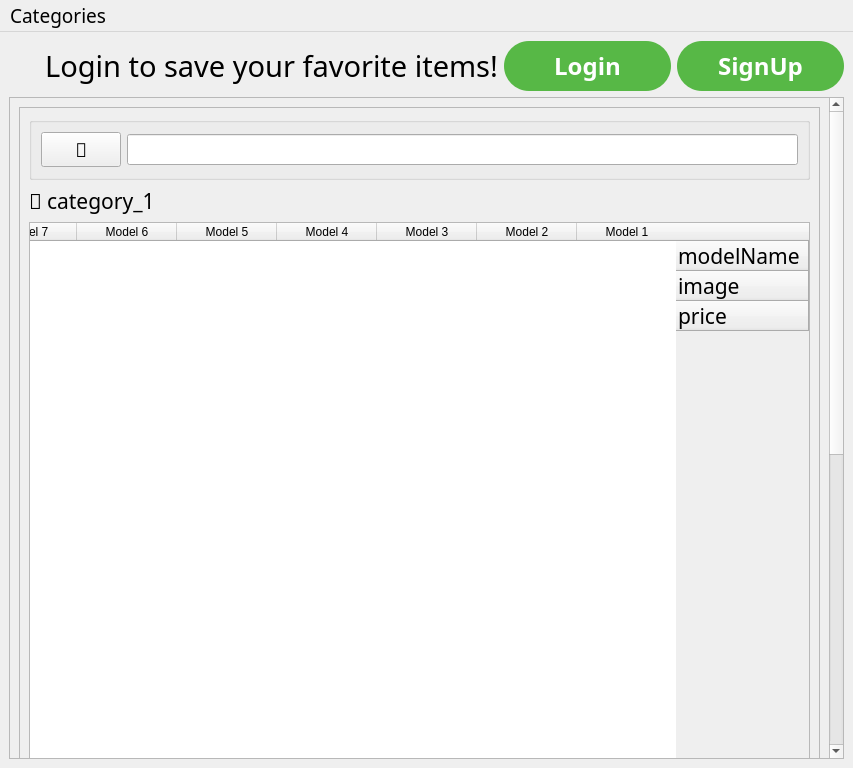
<?xml version="1.0" encoding="UTF-8"?>
<ui version="4.0">
 <class>MainWindow</class>
 <widget class="QMainWindow" name="MainWindow">
  <property name="geometry">
   <rect>
    <x>0</x>
    <y>0</y>
    <width>853</width>
    <height>768</height>
   </rect>
  </property>
  <property name="font">
   <font>
    <family>Josefin Slab</family>
    <pointsize>14</pointsize>
   </font>
  </property>
  <property name="windowTitle">
   <string>MainWindow</string>
  </property>
  <property name="windowIcon">
   <iconset>
    <normaloff>resources/shalqam.png</normaloff>resources/shalqam.png</iconset>
  </property>
  <property name="styleSheet">
   <string notr="true"/>
  </property>
  <widget class="QWidget" name="centralwidget">
   <property name="styleSheet">
    <string notr="true"/>
   </property>
   <layout class="QVBoxLayout" name="verticalLayout">
    <item>
     <layout class="QHBoxLayout" name="horizontalLayout_2">
      <item>
       <widget class="QLabel" name="shalqam_label">
        <property name="sizePolicy">
         <sizepolicy hsizetype="Preferred" vsizetype="Preferred">
          <horstretch>0</horstretch>
          <verstretch>0</verstretch>
         </sizepolicy>
        </property>
        <property name="maximumSize">
         <size>
          <width>30</width>
          <height>30</height>
         </size>
        </property>
        <property name="text">
         <string/>
        </property>
        <property name="pixmap">
         <pixmap>resources/shalqam.png</pixmap>
        </property>
        <property name="scaledContents">
         <bool>true</bool>
        </property>
       </widget>
      </item>
      <item>
       <widget class="QPushButton" name="loginMessage_pushButton">
        <property name="font">
         <font>
          <family>Josefin Slab</family>
          <pointsize>22</pointsize>
         </font>
        </property>
        <property name="styleSheet">
         <string notr="true">QPushButton{
	border-radius: 0px;
  	border-style: none;
}</string>
        </property>
        <property name="text">
         <string>Login to save your favorite items!</string>
        </property>
       </widget>
      </item>
      <item>
       <widget class="QPushButton" name="login_pushButton">
        <property name="font">
         <font>
          <family>Josefin Slab</family>
          <pointsize>18</pointsize>
          <weight>75</weight>
          <bold>true</bold>
         </font>
        </property>
        <property name="styleSheet">
         <string notr="true">QPushButton{
    padding: 0 20px;
    width: 100%;
    height: 50px;
    background-color: #57b846;
    border-radius: 25px;
    color: #fff;
    line-height: 1.2;
}
</string>
        </property>
        <property name="text">
         <string>Login</string>
        </property>
       </widget>
      </item>
      <item>
       <widget class="QPushButton" name="signup_pushButton">
        <property name="font">
         <font>
          <family>Josefin Slab</family>
          <pointsize>18</pointsize>
          <weight>75</weight>
          <bold>true</bold>
         </font>
        </property>
        <property name="styleSheet">
         <string notr="true">QPushButton{
    padding: 0 20px;
    width: 100%;
    height: 50px;
    background-color: #57b846;
    border-radius: 25px;
    color: #fff;
    line-height: 1.2;
}
</string>
        </property>
        <property name="text">
         <string>SignUp</string>
        </property>
       </widget>
      </item>
     </layout>
    </item>
    <item>
     <widget class="QScrollArea" name="scrollArea">
      <property name="font">
       <font>
        <family>Josefin Slab</family>
        <pointsize>16</pointsize>
       </font>
      </property>
      <property name="styleSheet">
       <string notr="true"/>
      </property>
      <property name="widgetResizable">
       <bool>true</bool>
      </property>
      <widget class="QWidget" name="scrollAreaWidgetContents">
       <property name="geometry">
        <rect>
         <x>0</x>
         <y>0</y>
         <width>816</width>
         <height>1218</height>
        </rect>
       </property>
       <property name="styleSheet">
        <string notr="true"/>
       </property>
       <layout class="QVBoxLayout" name="verticalLayout_2">
        <item>
         <widget class="QFrame" name="frame">
          <property name="minimumSize">
           <size>
            <width>0</width>
            <height>1200</height>
           </size>
          </property>
          <property name="styleSheet">
           <string notr="true"/>
          </property>
          <property name="frameShape">
           <enum>QFrame::StyledPanel</enum>
          </property>
          <property name="frameShadow">
           <enum>QFrame::Raised</enum>
          </property>
          <layout class="QVBoxLayout" name="verticalLayout_3">
           <item>
            <widget class="QGroupBox" name="groupBox">
             <property name="styleSheet">
              <string notr="true"/>
             </property>
             <property name="title">
              <string/>
             </property>
             <layout class="QVBoxLayout" name="verticalLayout_4">
              <item>
               <layout class="QHBoxLayout" name="horizontalLayout">
                <item>
                 <widget class="QPushButton" name="search_pushButton">
                  <property name="font">
                   <font>
                    <family>HoloLens MDL2 Assets</family>
                    <pointsize>14</pointsize>
                    <weight>75</weight>
                    <bold>true</bold>
                   </font>
                  </property>
                  <property name="styleSheet">
                   <string notr="true"/>
                  </property>
                  <property name="text">
                   <string></string>
                  </property>
                 </widget>
                </item>
                <item>
                 <widget class="QLineEdit" name="search_lineEdit">
                  <property name="font">
                   <font>
                    <family>MS Shell Dlg 2</family>
                    <pointsize>14</pointsize>
                   </font>
                  </property>
                  <property name="styleSheet">
                   <string notr="true"/>
                  </property>
                 </widget>
                </item>
               </layout>
              </item>
             </layout>
            </widget>
           </item>
           <item>
            <widget class="QLabel" name="category_1_label">
             <property name="font">
              <font>
               <family>HoloLens MDL2 Assets</family>
               <pointsize>16</pointsize>
              </font>
             </property>
             <property name="layoutDirection">
              <enum>Qt::LeftToRight</enum>
             </property>
             <property name="autoFillBackground">
              <bool>false</bool>
             </property>
             <property name="text">
              <string> category_1</string>
             </property>
            </widget>
           </item>
           <item>
            <widget class="QTableWidget" name="category_1_tableWidget">
             <property name="layoutDirection">
              <enum>Qt::RightToLeft</enum>
             </property>
             <property name="verticalScrollBarPolicy">
              <enum>Qt::ScrollBarAlwaysOff</enum>
             </property>
             <property name="sizeAdjustPolicy">
              <enum>QAbstractScrollArea::AdjustToContents</enum>
             </property>
             <property name="showGrid">
              <bool>false</bool>
             </property>
             <attribute name="horizontalHeaderVisible">
              <bool>true</bool>
             </attribute>
             <attribute name="verticalHeaderVisible">
              <bool>true</bool>
             </attribute>
             <row>
              <property name="text">
               <string>modelName</string>
              </property>
             </row>
             <row>
              <property name="text">
               <string>image</string>
              </property>
             </row>
             <row>
              <property name="text">
               <string>price</string>
              </property>
             </row>
             <column>
              <property name="text">
               <string>Model 1</string>
              </property>
             </column>
             <column>
              <property name="text">
               <string>Model 2</string>
              </property>
             </column>
             <column>
              <property name="text">
               <string>Model 3</string>
              </property>
             </column>
             <column>
              <property name="text">
               <string>Model 4</string>
              </property>
             </column>
             <column>
              <property name="text">
               <string>Model 5</string>
              </property>
             </column>
             <column>
              <property name="text">
               <string>Model 6</string>
              </property>
             </column>
             <column>
              <property name="text">
               <string>Model 7</string>
              </property>
             </column>
             <column>
              <property name="text">
               <string>Model 8</string>
              </property>
             </column>
            </widget>
           </item>
          </layout>
         </widget>
        </item>
       </layout>
      </widget>
     </widget>
    </item>
   </layout>
  </widget>
  <widget class="QMenuBar" name="menubar">
   <property name="geometry">
    <rect>
     <x>0</x>
     <y>0</y>
     <width>853</width>
     <height>29</height>
    </rect>
   </property>
   <widget class="QMenu" name="menuCategories">
    <property name="title">
     <string>Categories</string>
    </property>
    <addaction name="action_category_1"/>
    <addaction name="action_category_2"/>
    <addaction name="action_category_3"/>
    <addaction name="action_category_4"/>
   </widget>
   <addaction name="menuCategories"/>
  </widget>
  <action name="action_category_1">
   <property name="text">
    <string>category_1</string>
   </property>
   <property name="font">
    <font>
     <family>Josefin Slab</family>
     <pointsize>14</pointsize>
    </font>
   </property>
  </action>
  <action name="action_category_2">
   <property name="text">
    <string>category_2</string>
   </property>
   <property name="font">
    <font>
     <family>Josefin Slab</family>
     <pointsize>14</pointsize>
    </font>
   </property>
  </action>
  <action name="action_category_3">
   <property name="text">
    <string>category_3</string>
   </property>
   <property name="font">
    <font>
     <family>Josefin Slab</family>
     <pointsize>14</pointsize>
    </font>
   </property>
  </action>
  <action name="action_category_4">
   <property name="text">
    <string>category_4</string>
   </property>
   <property name="font">
    <font>
     <family>Josefin Slab</family>
     <pointsize>14</pointsize>
    </font>
   </property>
  </action>
  <action name="action_Add_New_Category">
   <property name="text">
    <string>Add New Category</string>
   </property>
   <property name="font">
    <font>
     <family>Josefin Slab</family>
     <pointsize>14</pointsize>
    </font>
   </property>
  </action>
 </widget>
 <resources/>
 <connections/>
</ui>
